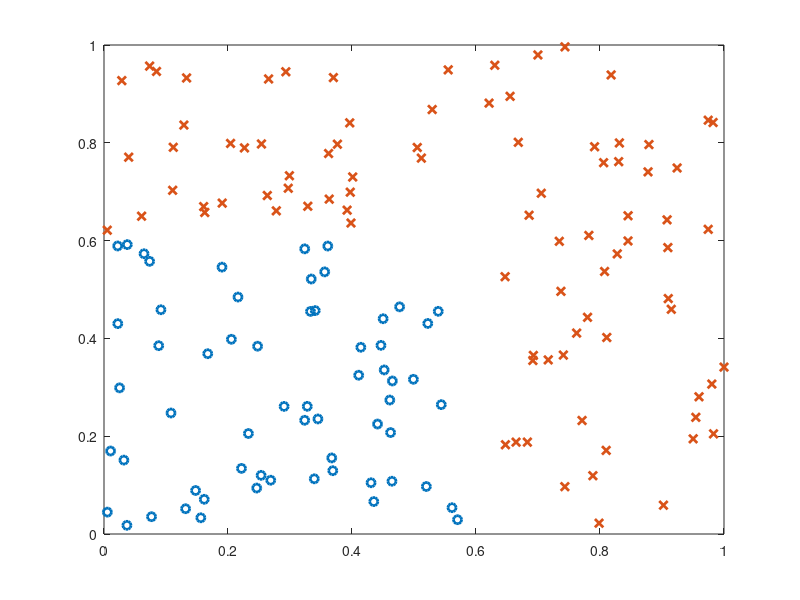

Here is the MATLAB script that generated this plot: (Note: this script raises an error after producing the figure.)
% BOOSTING_EXAMPLE
%
% Constructs a 2-dimensional dataset classifiable by boosting, but not any
% simple linear classifier, because of the thresholding nature of the data.

rand('seed', 0);

% m datapoints in 2-dimensions
mm = 150;
X = rand(mm, 2);

thresh_pos = .6;
y = [X(:, 1) < thresh_pos & X(:, 2) < thresh_pos];
y = 2 * y - 1;

for T = [2, 4, 5, 10]
  figure;
  hpos = plot(X(y == 1, 1), X(y == 1, 2), 'o');
  hold on;
  hneg = plot(X(y == -1, 1), X(y == -1, 2), 'x');
  set(hpos, 'linewidth', 2);
  set(hneg, 'linewidth', 2);

  [theta, feature_inds, thresholds] = stump_booster(X, y, T);

  x1_coords = linspace(0, 1, 100);
  x2_coords = linspace(0, 1, 100);
  Z = zeros(100);
  for ii = 1:100
    for jj = 1:100
      pred = (sign(x1_coords(ii) - thresholds(feature_inds == 1))' * ...
              theta(feature_inds == 1)) + ...
             (sign(x2_coords(jj) - thresholds(feature_inds == 2))' * ...
              theta(feature_inds == 2));
      Z(jj, ii) = sign(pred);
    end
  end

  C = contourc(x1_coords, x2_coords, Z, [0 0]);
  h = plot(C(1, 2:end), C(2, 2:end), 'k-');
  set(h, 'linewidth', 2);
  title(sprintf('Iterations = %d', T));
  set(gca, 'fontsize', 18);
  print('-depsc2', sprintf('boost_plot_%d.eps', T));
end

%% Now solve the logistic regression problem directly

mm = 200;
X = rand(mm, 2);
y = [X(:, 1) < thresh_pos & X(:, 2) < thresh_pos];
y = 2 * y - 1;

theta_log = zeros(3, 1);
X_logit = [ones(mm, 1), X];
for iter = 1:1000
  risk = (1/mm) * sum(log(1 + exp(-y .* (X_logit * theta_log))));
  if (mod(iter, 50) == 0)
    fprintf(1, 'Iter %d, loss %1.4f\n', iter, risk);
  end
  p = 1 ./ (1 + exp(y .* (X_logit * theta_log)));
  g = -(1/mm) * X_logit' * (p .* y);
  theta_log = theta_log - 2 * g;
end

x1_coord = linspace(0, 1, 100);
x2_coord = -(theta_log(1) + theta_log(2) * x1_coord) / theta_log(3);

figure;
hpos = plot(X(y == 1, 1), X(y == 1, 2), 'o');
hold on;
hneg = plot(X(y == -1, 1), X(y == -1, 2), 'x');
set(hpos, 'linewidth', 2);
set(hneg, 'linewidth', 2);
h = plot(x1_coord, x2_coord, 'k-', 'linewidth', 2);
axis([0 1 0 1]);
set(gca, 'fontsize', 18);
print -depsc2 'logistic_plot.eps';
